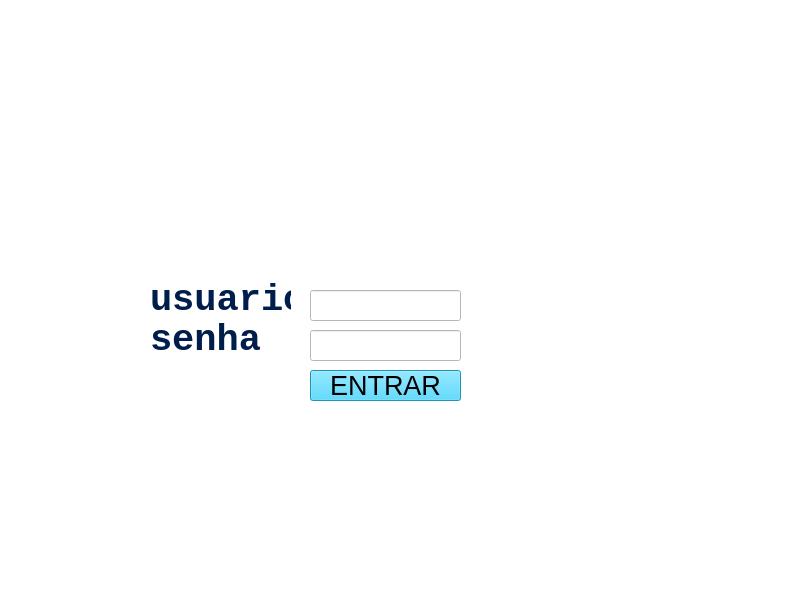
<?xml version="1.0" encoding="UTF-8"?>
<ui version="4.0">
 <class>MainWindow</class>
 <widget class="QMainWindow" name="MainWindow">
  <property name="geometry">
   <rect>
    <x>0</x>
    <y>0</y>
    <width>800</width>
    <height>599</height>
   </rect>
  </property>
  <property name="windowTitle">
   <string>MainWindow</string>
  </property>
  <property name="autoFillBackground">
   <bool>false</bool>
  </property>
  <property name="styleSheet">
   <string notr="true">background-color : white</string>
  </property>
  <property name="dockOptions">
   <set>QMainWindow::AllowTabbedDocks|QMainWindow::AnimatedDocks|QMainWindow::VerticalTabs</set>
  </property>
  <widget class="QWidget" name="centralwidget">
   <property name="styleSheet">
    <string notr="true">color: &quot;blue&quot;</string>
   </property>
   <widget class="QLineEdit" name="lineEdit_2">
    <property name="geometry">
     <rect>
      <x>310</x>
      <y>290</y>
      <width>151</width>
      <height>31</height>
     </rect>
    </property>
    <property name="font">
     <font>
      <family>MS Shell Dlg 2</family>
      <pointsize>16</pointsize>
      <weight>50</weight>
      <italic>false</italic>
      <bold>false</bold>
     </font>
    </property>
    <property name="styleSheet">
     <string notr="true">font: 16pt &quot;MS Shell Dlg 2&quot;; color: #040404</string>
    </property>
    <property name="text">
     <string/>
    </property>
   </widget>
   <widget class="QPushButton" name="pushButton">
    <property name="geometry">
     <rect>
      <x>310</x>
      <y>370</y>
      <width>151</width>
      <height>31</height>
     </rect>
    </property>
    <property name="font">
     <font>
      <pointsize>20</pointsize>
      <weight>50</weight>
      <bold>false</bold>
     </font>
    </property>
    <property name="autoFillBackground">
     <bool>false</bool>
    </property>
    <property name="styleSheet">
     <string notr="true">color: &quot;white&quot;; background-color: #2ECCFA</string>
    </property>
    <property name="text">
     <string>ENTRAR</string>
    </property>
   </widget>
   <widget class="QLabel" name="label_3">
    <property name="geometry">
     <rect>
      <x>150</x>
      <y>320</y>
      <width>141</width>
      <height>41</height>
     </rect>
    </property>
    <property name="font">
     <font>
      <family>Consolas</family>
      <pointsize>28</pointsize>
      <weight>75</weight>
      <bold>true</bold>
     </font>
    </property>
    <property name="styleSheet">
     <string notr="true">color: #001e4c</string>
    </property>
    <property name="text">
     <string>senha</string>
    </property>
   </widget>
   <widget class="QLabel" name="label_6">
    <property name="geometry">
     <rect>
      <x>150</x>
      <y>280</y>
      <width>141</width>
      <height>41</height>
     </rect>
    </property>
    <property name="font">
     <font>
      <family>Consolas</family>
      <pointsize>28</pointsize>
      <weight>75</weight>
      <italic>false</italic>
      <bold>true</bold>
      <underline>false</underline>
      <strikeout>false</strikeout>
      <kerning>true</kerning>
     </font>
    </property>
    <property name="styleSheet">
     <string notr="true">color: #001e4c</string>
    </property>
    <property name="text">
     <string>usuario</string>
    </property>
   </widget>
   <widget class="QLabel" name="label_2">
    <property name="geometry">
     <rect>
      <x>500</x>
      <y>70</y>
      <width>231</width>
      <height>391</height>
     </rect>
    </property>
    <property name="text">
     <string/>
    </property>
    <property name="pixmap">
     <pixmap>../meninoascona.png.png</pixmap>
    </property>
   </widget>
   <widget class="QLabel" name="label_4">
    <property name="geometry">
     <rect>
      <x>90</x>
      <y>50</y>
      <width>391</width>
      <height>231</height>
     </rect>
    </property>
    <property name="text">
     <string/>
    </property>
    <property name="pixmap">
     <pixmap>../asconakids.png.jpg</pixmap>
    </property>
   </widget>
   <widget class="QLineEdit" name="lineEdit_3">
    <property name="geometry">
     <rect>
      <x>310</x>
      <y>330</y>
      <width>151</width>
      <height>31</height>
     </rect>
    </property>
    <property name="font">
     <font>
      <family>MS Shell Dlg 2</family>
      <pointsize>16</pointsize>
      <weight>50</weight>
      <italic>false</italic>
      <bold>false</bold>
     </font>
    </property>
    <property name="styleSheet">
     <string notr="true">font: 16pt &quot;MS Shell Dlg 2&quot;; color: #040404</string>
    </property>
    <property name="text">
     <string/>
    </property>
   </widget>
   <zorder>pushButton</zorder>
   <zorder>lineEdit_2</zorder>
   <zorder>label_3</zorder>
   <zorder>label_6</zorder>
   <zorder>label_2</zorder>
   <zorder>label_4</zorder>
   <zorder>lineEdit_3</zorder>
  </widget>
  <widget class="QMenuBar" name="menubar">
   <property name="geometry">
    <rect>
     <x>0</x>
     <y>0</y>
     <width>800</width>
     <height>21</height>
    </rect>
   </property>
  </widget>
  <widget class="QStatusBar" name="statusbar"/>
 </widget>
 <resources/>
 <connections/>
</ui>
